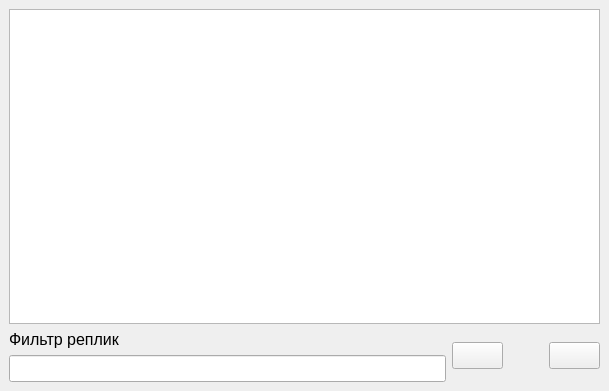
<?xml version="1.0" encoding="UTF-8"?>
<ui version="4.0">
 <class>QStatementNavigationWindow</class>
 <widget class="QMainWindow" name="QStatementNavigationWindow">
  <property name="geometry">
   <rect>
    <x>0</x>
    <y>0</y>
    <width>609</width>
    <height>391</height>
   </rect>
  </property>
  <property name="font">
   <font>
    <pointsize>12</pointsize>
   </font>
  </property>
  <property name="windowTitle">
   <string>Навигатор по репликам</string>
  </property>
  <widget class="QWidget" name="centralwidget">
   <layout class="QVBoxLayout" name="verticalLayout_2">
    <item>
     <widget class="QListView" name="lvStatements">
      <property name="alternatingRowColors">
       <bool>true</bool>
      </property>
      <property name="isWrapping" stdset="0">
       <bool>false</bool>
      </property>
      <property name="resizeMode">
       <enum>QListView::Adjust</enum>
      </property>
      <property name="spacing">
       <number>3</number>
      </property>
      <property name="wordWrap">
       <bool>true</bool>
      </property>
     </widget>
    </item>
    <item>
     <layout class="QHBoxLayout" name="horizontalLayout">
      <item>
       <layout class="QVBoxLayout" name="verticalLayout" stretch="0,0">
        <property name="sizeConstraint">
         <enum>QLayout::SetDefaultConstraint</enum>
        </property>
        <item>
         <widget class="QLabel" name="lblFilter">
          <property name="text">
           <string>Фильтр реплик</string>
          </property>
         </widget>
        </item>
        <item>
         <widget class="QLineEdit" name="edtFilter"/>
        </item>
       </layout>
      </item>
      <item>
       <widget class="QPushButton" name="btnClear">
        <property name="text">
         <string/>
        </property>
        <property name="icon">
         <iconset resource="icons.qrc">
          <normaloff>:/images/icons/edit-delete.png</normaloff>:/images/icons/edit-delete.png</iconset>
        </property>
        <property name="iconSize">
         <size>
          <width>32</width>
          <height>32</height>
         </size>
        </property>
       </widget>
      </item>
      <item>
       <spacer name="horizontalSpacer">
        <property name="orientation">
         <enum>Qt::Horizontal</enum>
        </property>
        <property name="sizeType">
         <enum>QSizePolicy::Fixed</enum>
        </property>
        <property name="sizeHint" stdset="0">
         <size>
          <width>40</width>
          <height>20</height>
         </size>
        </property>
       </spacer>
      </item>
      <item>
       <widget class="QPushButton" name="btnClose">
        <property name="text">
         <string/>
        </property>
        <property name="icon">
         <iconset resource="icons.qrc">
          <normaloff>:/images/icons/cancel.png</normaloff>:/images/icons/cancel.png</iconset>
        </property>
        <property name="iconSize">
         <size>
          <width>32</width>
          <height>32</height>
         </size>
        </property>
       </widget>
      </item>
     </layout>
    </item>
   </layout>
  </widget>
  <widget class="QMenuBar" name="menubar">
   <property name="geometry">
    <rect>
     <x>0</x>
     <y>0</y>
     <width>609</width>
     <height>21</height>
    </rect>
   </property>
  </widget>
 </widget>
 <resources>
  <include location="icons.qrc"/>
 </resources>
 <connections/>
</ui>
